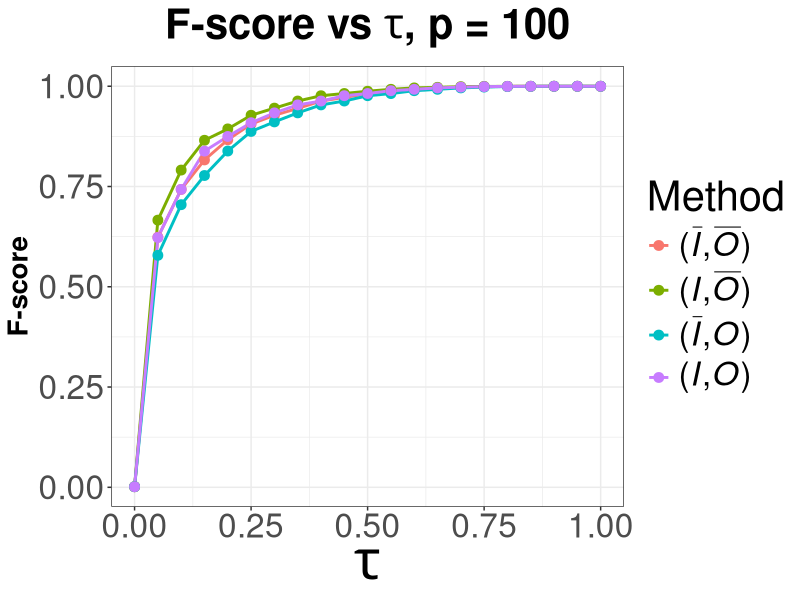
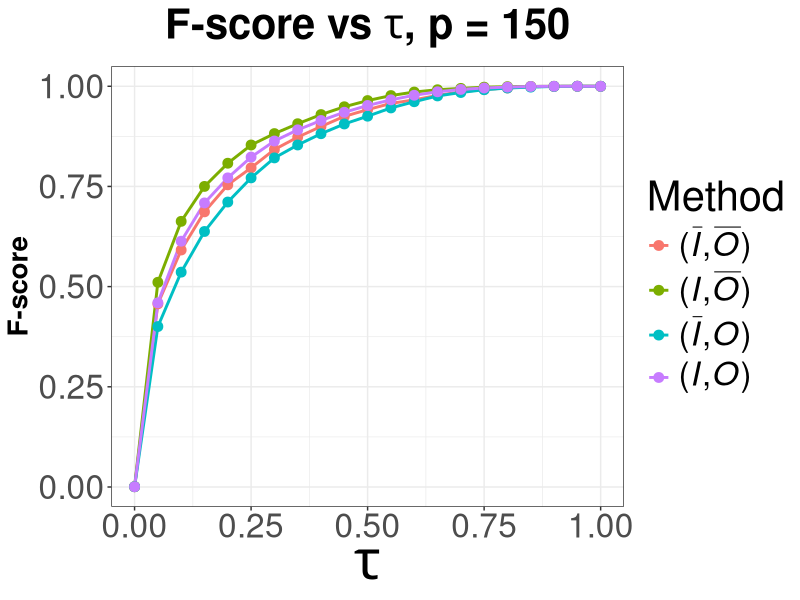
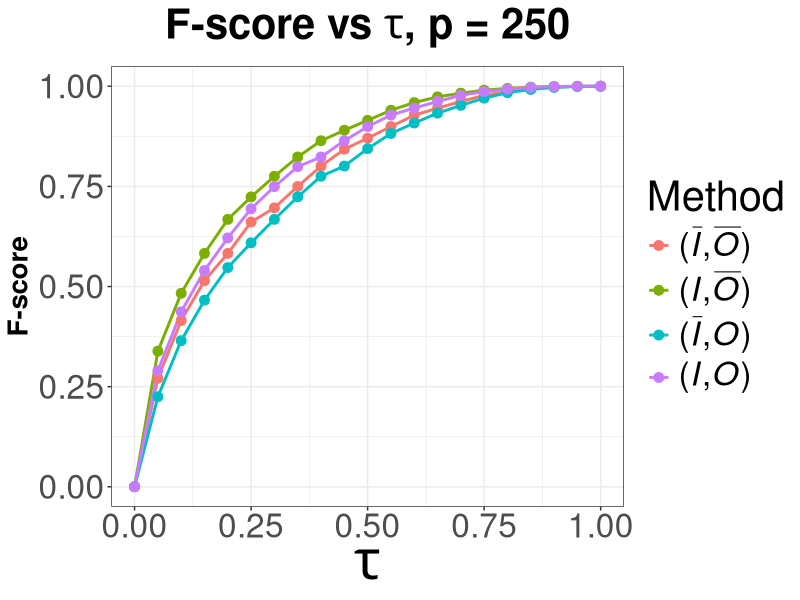

The R source for these figures, in order:
# SPDX-FileCopyrightText: 2006-2024 Knut Reinert & Freie Universität Berlin
# SPDX-FileCopyrightText: 2016-2024 Knut Reinert & MPI für molekulare Genetik
# SPDX-License-Identifier: BSD-3-Clause

library(ggplot2)
library(reshape2)

tau <- c(0.0, 0.05, 0.1, 0.15, 0.2, 0.25, 0.3, 0.35, 0.4, 0.45, 0.5, 0.55, 0.6, 0.65, 0.7, 0.75, 0.8, 0.85, 0.9, 0.95, 1.0)

#######################################################################################################################
# p = 100
#######################################################################################################################

simple <- c(0.0014589349774664496, 0.6235375086028906, 0.7427709328639678, 0.8162528483915835, 0.8665601233182586, 0.9057404854135207, 0.9276081909286377, 0.944769221028639, 0.9631181112159514, 0.9720289065471478, 0.9816648760940738, 0.9875519512405019, 0.9923265668062294, 0.9957066459112708, 0.9972876631287633, 0.9989639276651334, 0.999579827729369, 0.9998199693947971, 0.9999849999249997, 0.999920006399488, 0.9999100080992711)
indirect <- c(0.0014589349774664496, 0.6661509116858518, 0.7909709712130188, 0.8652546652217576, 0.8936094884050274, 0.9276081909286377, 0.9454313449441342, 0.9631181112159514, 0.976338054121007, 0.9819033317213469, 0.9875519512405019, 0.9923265668062294, 0.9958478307802764, 0.9972876631287633, 0.9989639276651334, 0.9995197742939183, 0.9997549424114667, 0.9999599987999641, 0.9999750003749944, 0.9999100080992711, 0.9999100080992711)
overlapping <- c(0.0014589349774664496, 0.5784449609427753, 0.7046967695137432, 0.7774164364134288, 0.8384451426679753, 0.8873187720449968, 0.9110905428213644, 0.9335892719080754, 0.9534658594399996, 0.9631181112159514, 0.9763852067190074, 0.9816648760940738, 0.9888674304088009, 0.9923265668062294, 0.9958478307802764, 0.997885538486206, 0.9993145304533606, 0.999734932407764, 0.999954998424945, 0.999960001599936, 0.9999100080992711)
indirect_overlapping <- c(0.0014589349774664496, 0.6227223270483562, 0.7428025445676498, 0.8382764669663914, 0.8747735481765705, 0.9090413200600027, 0.9335892719080754, 0.9534658594399996, 0.9631181112159514, 0.9763852067190074, 0.9819033317213469, 0.9888674304088009, 0.9923519513104463, 0.9958478307802764, 0.9977599935856639, 0.9989689380061464, 0.9996398739558846, 0.9999049919243136, 0.99998, 0.9999300048996571, 0.9999100080992711)

df <- data.frame(tau, simple, indirect, overlapping, indirect_overlapping)
colnames(df) <- c("tau", "Simple", "Indirect", "Overlap", "Both")
df2 <- melt(df, id = "tau", variable.name="Method")

f1 <- ggplot(df2, aes(x = tau, y = value, color = Method)) + 
  geom_line(size = 1) + 
  geom_point(size = 3) + 
  labs(title=expression(bold("F-score vs "*tau*", p = 100")),
       x =expression(tau), 
       y ="F-score") + 
  scale_colour_discrete(name = "Method", labels =c(expression("("*bar(italic("I"))*","*bar(italic("O"))*")"), 
                                                   expression("("*italic("I")*","*bar(italic("O"))*")"), 
                                                   expression("("*bar(italic("I"))*","*italic("O")*")"), 
                                                   expression("("*italic("I")*","*italic("O")*")"))) +
  theme_bw() +
  theme(text = element_text(size=30),
        plot.title = element_text(size=30, face="bold", hjust = 0.5),
        axis.title.x = element_text(size=40, face="bold"),
        axis.title.y = element_text(size=20, face="bold"),
        legend.text.align = 0)

#######################################################################################################################
# p = 150
#######################################################################################################################

simple <- c(0.0007197408932784198, 0.4570163324821207, 0.5913905792201938, 0.6866212675418146, 0.7539872408293461, 0.796492980545309, 0.8421637643571693, 0.8729981629870056, 0.8995994542013293, 0.9248121109163827, 0.9416813508379237, 0.9572036372737132, 0.9660823308639933, 0.9771599824071516, 0.9862381833388245, 0.9920726514032868, 0.995651169564213, 0.9989889788686572, 0.9995147646608605, 0.999979999599992, 0.9998350272205087)
indirect <- c(0.0007197408932784198, 0.5108078123022166, 0.662887094186233, 0.750039061279335, 0.8078917565714967, 0.8533950971174353, 0.8818507606210201, 0.9064644354896032, 0.9293075296447978, 0.9488013707630125, 0.9642403998032056, 0.9767308597507317, 0.9855645840307576, 0.9912745246381198, 0.9946616533794448, 0.9977047438634473, 0.9989889788686572, 0.9995147646608605, 0.999929995099657, 1.0, 0.9998450240212767)
overlapping <- c(0.0007197408932784198, 0.4003967016179987, 0.5361497811543923, 0.6375928991341904, 0.7110661416409416, 0.7713629271049625, 0.8212203905296845, 0.8534345368448811, 0.8815568728330164, 0.9058721839885336, 0.9252800988742309, 0.9458704474779951, 0.9613519043612833, 0.9758295780417862, 0.9843642882171023, 0.9912745246381198, 0.9956158632430558, 0.9978001713761706, 0.9995147646608605, 0.9999749993749844, 0.9998300288950878)
indirect_overlapping <- c(0.0007197408932784198, 0.45965450050446316, 0.6133259377383347, 0.7088360802845726, 0.7713629271049625, 0.8232663771901956, 0.8633651212221098, 0.8912234794515992, 0.9145536644668287, 0.9350883078020755, 0.9520236423466286, 0.9660556055295346, 0.9775103399266875, 0.9861662383219023, 0.9920523326428892, 0.995651169564213, 0.997820259063463, 0.9994597082424509, 0.9999149927743858, 0.999989999899999, 0.9998300288950878)

df <- data.frame(tau, simple, indirect, overlapping, indirect_overlapping)
colnames(df) <- c("tau", "Simple", "Indirect", "Overlap", "Both")
df2 <- melt(df, id = "tau", variable.name="Method")

f2 <- ggplot(df2, aes(x = tau, y = value, color = Method)) + 
  geom_line(size = 1) + 
  geom_point(size = 3) + 
  labs(title=expression(bold("F-score vs "*tau*", p = 150")),
       x =expression(tau), 
       y ="F-score") + 
  scale_colour_discrete(name = "Method", labels =c(expression("("*bar(italic("I"))*","*bar(italic("O"))*")"), 
                                                   expression("("*italic("I")*","*bar(italic("O"))*")"), 
                                                   expression("("*bar(italic("I"))*","*italic("O")*")"), 
                                                   expression("("*italic("I")*","*italic("O")*")"))) +
  theme_bw() +
  theme(text = element_text(size=30),
        plot.title = element_text(size=30, face="bold", hjust = 0.5),
        axis.title.x = element_text(size=40, face="bold"),
        axis.title.y = element_text(size=20, face="bold"),
        legend.text.align = 0)

#######################################################################################################################
# p = 250
#######################################################################################################################

simple <- c(0.00019998000199980003, 0.27079370568908867, 0.41510091844901775, 0.5146897186822328, 0.58267604935122, 0.6610161548400918, 0.6963889975231391, 0.7498437304663083, 0.8006931993307868, 0.8427600173585996, 0.8702926506888391, 0.8994117355726636, 0.9277634217213686, 0.9453757362595642, 0.9619610631594792, 0.9772122898171256, 0.9870699478847488, 0.9940700429029127, 0.9980110519380971, 0.9996999099729919, 1.0)
indirect <- c(0.00019998000199980003, 0.3385530458476287, 0.4831707798019021, 0.58267604935122, 0.6676792304515236, 0.7237572586305916, 0.7752452571372583, 0.8233563759376379, 0.8639268368882955, 0.8900420119098491, 0.9148540207371396, 0.9401390537561473, 0.9593089811634925, 0.9735009264154139, 0.9827422217927134, 0.9902253816948057, 0.9946212235459708, 0.9979056227515507, 0.9994096516944998, 0.9999349957747253, 1.0)
overlapping <- c(0.00019998000199980003, 0.22479429803928527, 0.3648107268416319, 0.46591649983508604, 0.5473034319956419, 0.6091890876975821, 0.6676881057855644, 0.7237572586305916, 0.7752452571372583, 0.8006931993307868, 0.8441444357113136, 0.8819820222709182, 0.9081658277740776, 0.9327983095525223, 0.9522377582079075, 0.9703035545121298, 0.9838895691183718, 0.9918592635531921, 0.9971368256371943, 0.999519769489355, 1.0)
indirect_overlapping <- c(0.00019998000199980003, 0.2896480950955659, 0.43693827469246765, 0.5400500762823836, 0.6212981856284123, 0.6941248677801428, 0.7493512259484607, 0.7991161494860217, 0.8233563759376379, 0.8639332901627983, 0.8990785287285458, 0.9281254521970749, 0.9453757362595642, 0.9619610631594792, 0.9772018287631301, 0.9867671793624739, 0.9927376383726669, 0.997001033088936, 0.9990991892703432, 0.9998899878986689, 1.0)

df <- data.frame(tau, simple, indirect, overlapping, indirect_overlapping)
colnames(df) <- c("tau", "Simple", "Indirect", "Overlap", "Both")
df2 <- melt(df, id = "tau", variable.name="Method")

f3 <- ggplot(df2, aes(x = tau, y = value, color = Method)) + 
  geom_line(size = 1) + 
  geom_point(size = 3) + 
  labs(title=expression(bold("F-score vs "*tau*", p = 250")),
       x =expression(tau), 
       y ="F-score") + 
  scale_colour_discrete(name = "Method", labels =c(expression("("*bar(italic("I"))*","*bar(italic("O"))*")"), 
                                                   expression("("*italic("I")*","*bar(italic("O"))*")"), 
                                                   expression("("*bar(italic("I"))*","*italic("O")*")"), 
                                                   expression("("*italic("I")*","*italic("O")*")"))) +
  theme_bw() +
  theme(text = element_text(size=30),
        plot.title = element_text(size=30, face="bold", hjust = 0.5),
        axis.title.x = element_text(size=40, face="bold"),
        axis.title.y = element_text(size=20, face="bold"),
        legend.text.align = 0)

#######################################################################################################################
# Save plots
#######################################################################################################################

ggsave(file="<DIR>/f_100.svg", plot=f1, width=16, height=9)
ggsave(file="<DIR>/f_150.svg", plot=f2, width=16, height=9)
ggsave(file="<DIR>/f_250.svg", plot=f3, width=16, height=9)
